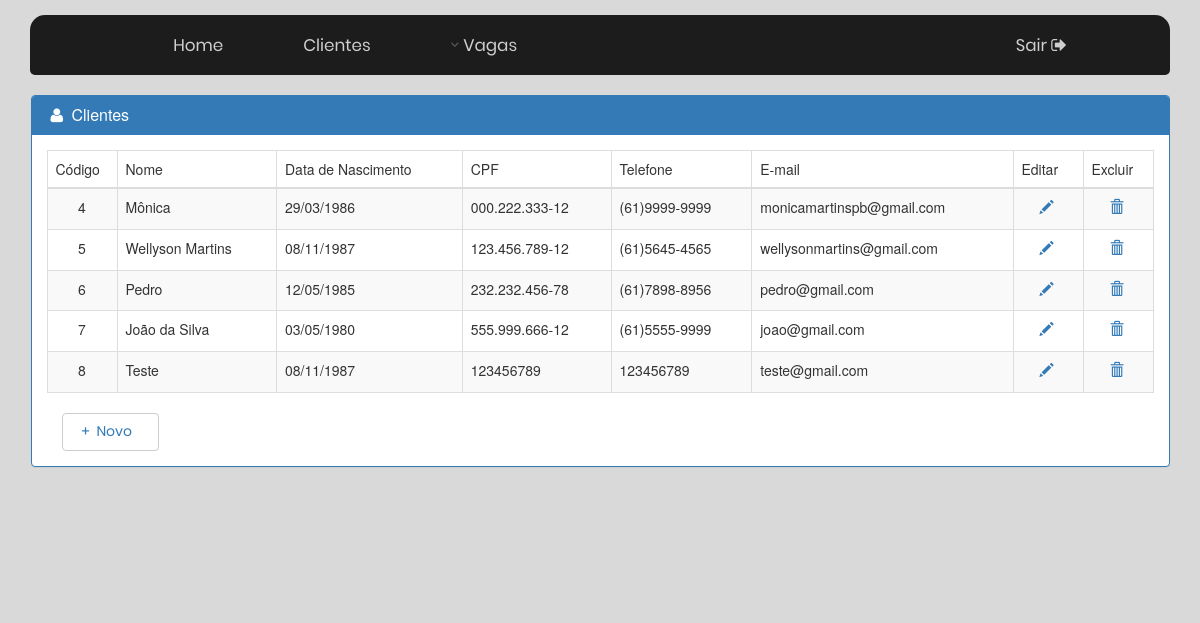
The page /view/func_clientes.php (signed in) on the database its author committed.
### tables this page shows
CREATE TABLE `cliente` (
  `id` int(11) NOT NULL,
  `nomeCliente` varchar(255) NOT NULL,
  `dataNascimento` date NOT NULL,
  `cpf` varchar(25) NOT NULL,
  `telefone` varchar(255) NOT NULL,
  `email` varchar(25) NOT NULL
);

### model/CRUDModel.php (called while the page is built, shortened)
<?php
  class CRUD extends Database {
    public function readAllClientes( $table ) {
      $pdo = parent::connect();
      $busca = $pdo->prepare("SELECT * FROM $table");
      $busca->execute();
      $linha = $busca->fetchAll(PDO::FETCH_ASSOC);
      return $linha;
    }
  }
?>

### controller/GetAllController.php (called while the page is built, shortened)
<?php
  class GetAllController {
    public $CRUDModel;
    public function __construct(){
      $this->CRUDModel = new CRUD();
    }
    function getAllClientes( $table ) {
      return $this->CRUDModel->readAllClientes( $table );
    }
  }
?>

### view/funcionario/cliente/all-clientes.php (the view, shortened to what this page needs)
<?php
  $getAllCtrl = new GetAllController();
  $clientes = $getAllCtrl->getAllClientes('cliente');
  foreach ($clientes as $cliente) { ?>
    <tr>
      <td style="text-align: center;" ><?php echo $cliente['id']; ?></td>
      <td><?php echo $cliente['nomeCliente']; ?></td>
      <td><?php echo date('d/m/Y', strtotime($cliente["dataNascimento"])); ?></td>
      <td><?php echo $cliente['cpf']; ?></td>
      <td><?php echo $cliente['telefone']; ?></td>
      <td><?php echo $cliente['email']; ?></td>
      <td>
        <a class="icon-table" href="func_form_edita.php?id=<?php echo $cliente['id']; ?>">
            <i class="glyphicon glyphicon-pencil" style="margin-left: 18px;"></i>
        </a>
    </td>
    <td>
      <a class="icon-table" href="./../controller/cliente/DeleteController.php?id=<?php echo $cliente['id']; ?>">
         <i class="glyphicon glyphicon-trash" style="margin-left: 18px;" ></i>
      </a>
    </td>
    </tr>
  <?php } ?>

### view/css/main.css (style rules this page uses)
* { margin: 0px; padding: 0px; box-sizing: border-box; }
body, html { font-family: Poppins-Regular, sans-serif; background-color: #d9d9d9; }
a { font-family: Poppins-Regular; font-size: 14px; line-height: 1.7; color: #666666; margin: 0px; transition: all 0.4s; -webkit-transition: all 0.4s; -o-transition: all 0.4s; -moz-transition: all 0.4s; }

### view/css/startmin.css (style rules this page uses)
body { background-color: #f8f8f8; }

### rows shown on the page
cliente: id "4", nomeCliente "Mônica", dataNascimento "29/03/1986", cpf "000.222.333-12", telefone "(61)9999-9999", email "monicamartinspb@gmail.com"
cliente: id "5", nomeCliente "Wellyson Martins", dataNascimento "08/11/1987", cpf "123.456.789-12", telefone "(61)5645-4565", email "wellysonmartins@gmail.com"
cliente: id "6", nomeCliente "Pedro", dataNascimento "12/05/1985", cpf "232.232.456-78", telefone "(61)7898-8956", email "pedro@gmail.com"
cliente: id "7", nomeCliente "João da Silva", dataNascimento "03/05/1980", cpf "555.999.666-12", telefone "(61)5555-9999", email "joao@gmail.com"
cliente: id "8", nomeCliente "Teste", dataNascimento "08/11/1987", cpf "123456789", telefone "123456789", email "teste@gmail.com"
